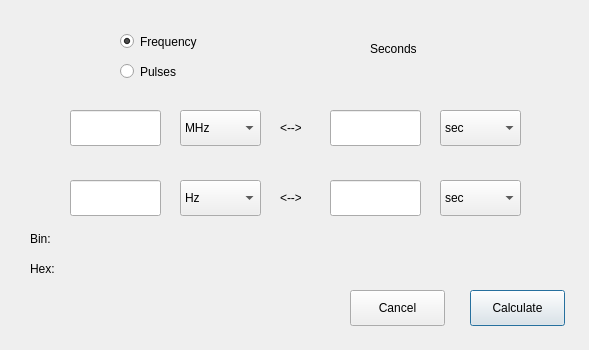
<?xml version="1.0" encoding="UTF-8"?>
<ui version="4.0">
 <class>Dialog</class>
 <widget class="QDialog" name="Dialog">
  <property name="geometry">
   <rect>
    <x>0</x>
    <y>0</y>
    <width>589</width>
    <height>350</height>
   </rect>
  </property>
  <property name="sizePolicy">
   <sizepolicy hsizetype="Fixed" vsizetype="Fixed">
    <horstretch>0</horstretch>
    <verstretch>0</verstretch>
   </sizepolicy>
  </property>
  <property name="windowTitle">
   <string>Dialog</string>
  </property>
  <widget class="QLineEdit" name="lineEdit">
   <property name="geometry">
    <rect>
     <x>70</x>
     <y>110</y>
     <width>91</width>
     <height>36</height>
    </rect>
   </property>
   <property name="alignment">
    <set>Qt::AlignRight|Qt::AlignTrailing|Qt::AlignVCenter</set>
   </property>
  </widget>
  <widget class="QLineEdit" name="lineEdit_4">
   <property name="geometry">
    <rect>
     <x>70</x>
     <y>180</y>
     <width>91</width>
     <height>36</height>
    </rect>
   </property>
   <property name="alignment">
    <set>Qt::AlignRight|Qt::AlignTrailing|Qt::AlignVCenter</set>
   </property>
  </widget>
  <widget class="QComboBox" name="comboBox">
   <property name="geometry">
    <rect>
     <x>180</x>
     <y>110</y>
     <width>81</width>
     <height>36</height>
    </rect>
   </property>
   <property name="currentText">
    <string>MHz</string>
   </property>
   <item>
    <property name="text">
     <string>MHz</string>
    </property>
   </item>
   <item>
    <property name="text">
     <string>Hz</string>
    </property>
   </item>
   <item>
    <property name="text">
     <string>kHz</string>
    </property>
   </item>
   <item>
    <property name="text">
     <string>GHz</string>
    </property>
   </item>
  </widget>
  <widget class="QLabel" name="label">
   <property name="geometry">
    <rect>
     <x>280</x>
     <y>120</y>
     <width>21</width>
     <height>17</height>
    </rect>
   </property>
   <property name="text">
    <string>&lt;--&gt;</string>
   </property>
  </widget>
  <widget class="QLabel" name="label_2">
   <property name="geometry">
    <rect>
     <x>280</x>
     <y>190</y>
     <width>21</width>
     <height>17</height>
    </rect>
   </property>
   <property name="text">
    <string>&lt;--&gt;</string>
   </property>
  </widget>
  <widget class="QPushButton" name="pushButton">
   <property name="geometry">
    <rect>
     <x>470</x>
     <y>290</y>
     <width>95</width>
     <height>36</height>
    </rect>
   </property>
   <property name="text">
    <string>Calculate</string>
   </property>
  </widget>
  <widget class="QPushButton" name="pushButton_2">
   <property name="geometry">
    <rect>
     <x>350</x>
     <y>290</y>
     <width>95</width>
     <height>36</height>
    </rect>
   </property>
   <property name="text">
    <string>Cancel</string>
   </property>
  </widget>
  <widget class="QLabel" name="label_4">
   <property name="geometry">
    <rect>
     <x>370</x>
     <y>40</y>
     <width>60</width>
     <height>17</height>
    </rect>
   </property>
   <property name="text">
    <string>Seconds</string>
   </property>
  </widget>
  <widget class="QRadioButton" name="radioButton">
   <property name="geometry">
    <rect>
     <x>120</x>
     <y>30</y>
     <width>104</width>
     <height>23</height>
    </rect>
   </property>
   <property name="text">
    <string>Frequency</string>
   </property>
   <property name="checked">
    <bool>true</bool>
   </property>
  </widget>
  <widget class="QRadioButton" name="radioButton_2">
   <property name="geometry">
    <rect>
     <x>120</x>
     <y>60</y>
     <width>104</width>
     <height>23</height>
    </rect>
   </property>
   <property name="text">
    <string>Pulses</string>
   </property>
  </widget>
  <widget class="QComboBox" name="comboBox_2">
   <property name="geometry">
    <rect>
     <x>180</x>
     <y>180</y>
     <width>81</width>
     <height>36</height>
    </rect>
   </property>
   <item>
    <property name="text">
     <string>Hz</string>
    </property>
   </item>
   <item>
    <property name="text">
     <string>kHz</string>
    </property>
   </item>
   <item>
    <property name="text">
     <string>MHz</string>
    </property>
   </item>
   <item>
    <property name="text">
     <string>GHz</string>
    </property>
   </item>
  </widget>
  <widget class="QComboBox" name="comboBox_4">
   <property name="geometry">
    <rect>
     <x>440</x>
     <y>110</y>
     <width>81</width>
     <height>36</height>
    </rect>
   </property>
   <item>
    <property name="text">
     <string>sec</string>
    </property>
   </item>
   <item>
    <property name="text">
     <string>msec</string>
    </property>
   </item>
   <item>
    <property name="text">
     <string>usec</string>
    </property>
   </item>
   <item>
    <property name="text">
     <string>nsec</string>
    </property>
   </item>
  </widget>
  <widget class="QLineEdit" name="lineEdit_5">
   <property name="geometry">
    <rect>
     <x>330</x>
     <y>180</y>
     <width>91</width>
     <height>36</height>
    </rect>
   </property>
   <property name="alignment">
    <set>Qt::AlignRight|Qt::AlignTrailing|Qt::AlignVCenter</set>
   </property>
  </widget>
  <widget class="QLineEdit" name="lineEdit_2">
   <property name="geometry">
    <rect>
     <x>330</x>
     <y>110</y>
     <width>91</width>
     <height>36</height>
    </rect>
   </property>
   <property name="alignment">
    <set>Qt::AlignRight|Qt::AlignTrailing|Qt::AlignVCenter</set>
   </property>
  </widget>
  <widget class="QComboBox" name="comboBox_5">
   <property name="geometry">
    <rect>
     <x>440</x>
     <y>180</y>
     <width>81</width>
     <height>36</height>
    </rect>
   </property>
   <item>
    <property name="text">
     <string>sec</string>
    </property>
   </item>
   <item>
    <property name="text">
     <string>msec</string>
    </property>
   </item>
   <item>
    <property name="text">
     <string>usec</string>
    </property>
   </item>
   <item>
    <property name="text">
     <string>nsec</string>
    </property>
   </item>
  </widget>
  <widget class="QLabel" name="label_5">
   <property name="geometry">
    <rect>
     <x>30</x>
     <y>230</y>
     <width>31</width>
     <height>17</height>
    </rect>
   </property>
   <property name="text">
    <string>Bin:</string>
   </property>
  </widget>
  <widget class="QLabel" name="label_6">
   <property name="geometry">
    <rect>
     <x>30</x>
     <y>260</y>
     <width>31</width>
     <height>17</height>
    </rect>
   </property>
   <property name="text">
    <string>Hex:</string>
   </property>
  </widget>
  <widget class="QLabel" name="binary_result">
   <property name="geometry">
    <rect>
     <x>70</x>
     <y>230</y>
     <width>141</width>
     <height>17</height>
    </rect>
   </property>
   <property name="text">
    <string/>
   </property>
  </widget>
  <widget class="QLabel" name="hexadecimal_result">
   <property name="geometry">
    <rect>
     <x>70</x>
     <y>260</y>
     <width>141</width>
     <height>17</height>
    </rect>
   </property>
   <property name="text">
    <string/>
   </property>
  </widget>
 </widget>
 <resources/>
 <connections/>
</ui>
